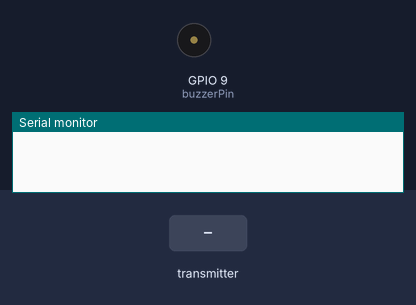
This sketch was run on a simulated ESP32-S3. On the bench: buzzer (waves = sounding, pin HIGH), the last lines printed to the serial monitor. The inputs (shaded band) are chosen by the test bench.

Above: at 1.2 s.
1.3 s: the transmitter starts sending fallDetected = 1
At 2.0 s:
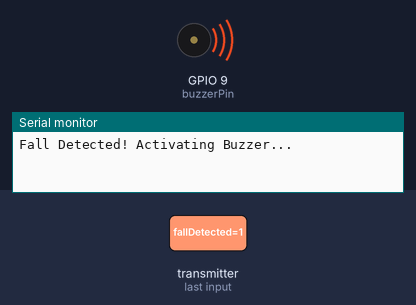
Timing chart, 0 to 16.3 s (numbered marks = the images above; inputs shaded):
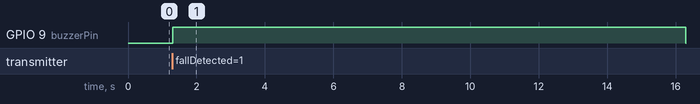

Measured:
- after the input at 1.3 s, GPIO 9 (buzzerPin): LOW → HIGH at once

The sketch:

Transmitter.ino
```cpp
#include <WiFi.h>
#include <esp_now.h>

const int buzzerPin = 9;  // Buzzer connected to pin 9

typedef struct struct_message {
    bool fallDetected;
} struct_message;

struct_message data;

void onReceive(const uint8_t *macAddr, const uint8_t *incomingData, int len) {
    memcpy(&data, incomingData, sizeof(data));
    if (data.fallDetected) {
        Serial.println("Fall Detected! Activating Buzzer...");
        digitalWrite(buzzerPin, HIGH);
        delay(5000);
        digitalWrite(buzzerPin, LOW);
    }
}

void setup() {
    Serial.begin(115200);
    WiFi.mode(WIFI_STA);
    pinMode(buzzerPin, OUTPUT);
    digitalWrite(buzzerPin, LOW);

    if (esp_now_init() != ESP_OK) {
        Serial.println("ESP-NOW Init Failed");
        return;
    }
    esp_now_register_recv_cb(onReceive);
}

void loop() {
    // No need for anything here, ESP-NOW handles incoming messages
}
```
